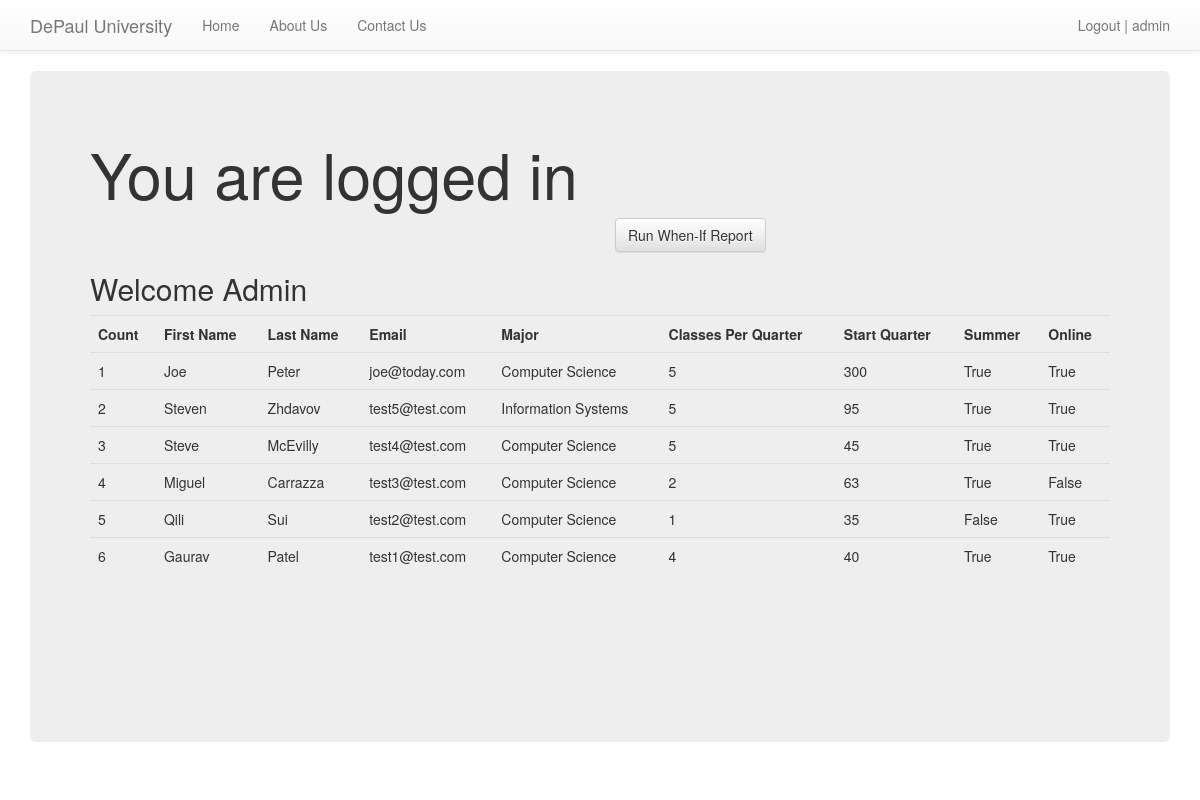
Before: / (signed in) with the older database file.
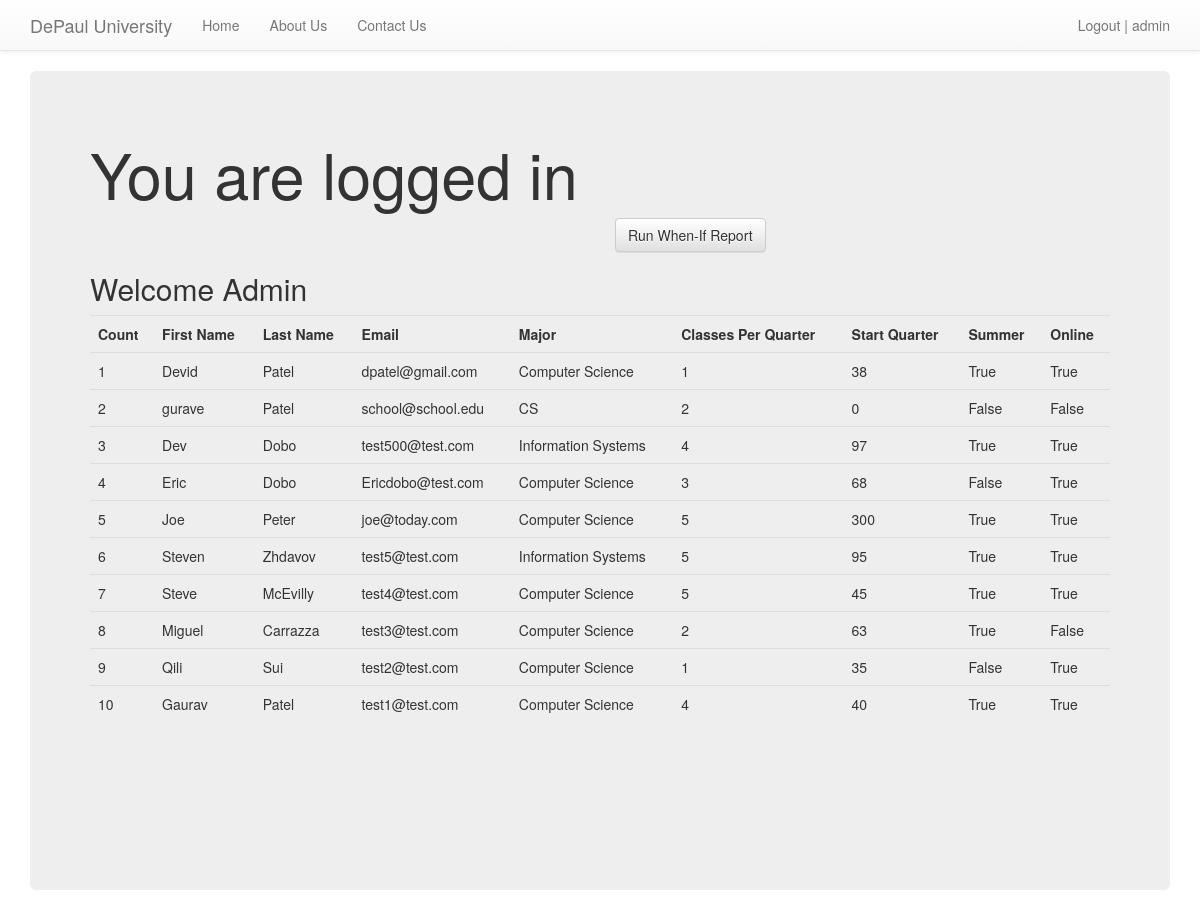
After: the same page with the newer database file.
### MyHome/models.py (models this page shows, shortened)
class SignUp(models.Model):
    email = models.EmailField()
    First_Name = models.CharField(max_length=120, blank=False, null=True)
    Last_Name = models.CharField(max_length=120, blank=False, null=True)
    Classes_Per_Quarter = models.CharField(max_length=120, blank=False, null=True)
    Major = models.CharField(max_length=120, blank=False, null=True)
    summer = models.BooleanField(default=False)
    online = models.BooleanField(default=False)
    timestamp = models.DateTimeField(auto_now_add=True, auto_now=False)
    updated = models.DateTimeField(auto_now_add=False, auto_now=True)
    ClassesPerQuarter = (('1', '1'), ('2', '2'), ('3', '3'),)
    Classes_Per_Quarter = models.CharField(max_length=120, choices=ClassesPerQuarter)
    MyMajor = (('Computer Science (Standard Concentration)', 'Computer Science (Standard Concentration)'),
               ('Information Systems (Business Analysis/Systems Analysis)', 'Information Systems (Business Analysis/Systems Analysis)'),
               ('Information Systems (Business Intelligence Concentration)', 'Information Systems (Business Intelligence Concentration)'),
               ('Information Systems (Database Administration Concentration)', 'Information Systems (Database Administration Concentration)'),
               ('Information Systems (IT Enterprise Management Concentration)', 'Information Systems (IT Enterprise Management Concentration)'),
               ('Information Systems (Standard Concentration)', 'Information Systems (Standard Concentration)'),)
    Major = models.CharField(max_length=120, choices=MyMajor)
    StartQuarter = (('Fall', 'Fall'), ('Winter', 'Winter'), ('Spring', 'Spring'),)
    Current_Credits = models.CharField(max_length=120, choices=StartQuarter)

### MyHome/views.py (the view, shortened to what this page needs)
# urls.py: url(r'^$', home, name='home'),
def home(request):
    title = 'Sign Up Now'
    form = SignUpForm(request.POST or None)
    context = {
        "title": title,
        "form": form
    }
    if request.user.is_authenticated() and request.user.is_staff:
        queryset = SignUp.objects.all().order_by('-timestamp')
        context = {
            "queryset": queryset
        }
    return render(request, "home.html", context)

### templates/home.html (shortened to what this page needs)
{% extends "base.html" %}
{% load crispy_forms_tags %}
{% block jumbotron %}
<div class="jumbotron">
{% endblock %}
{% block content %}
{% if request.user.is_authenticated %}
<h1>You are logged in</h1>
<div class='row'>
    <div class='col-sm-5 col-sm-offset-6'>
<form method='POST' action=''>{% csrf_token %}
    <input class='btn btn-default' type='Submit' value='Run When-If Report'/>
</form>
    </div>
</div>
    {% if queryset %}
    <h2>Welcome Admin</h2>
    <table class='table'>
        <tr>
            <th>Count</th>
            <th>First Name</th>
            <th>Last Name</th>
            <th>Email</th>
            <th>Major</th>
            <th>Classes Per Quarter</th>
            <th>Start Quarter</th>
            <th>Summer</th>
            <th>Online</th>
        </tr>
    {% for instance in queryset %}
        <tr><td>{{ forloop.counter }}</td>
            <td>{{ instance.First_Name }} </td>
            <td>{{ instance.Last_Name }} </td>
            <td>{{ instance.email }} </td>
            <td>{{ instance.Major }}</td>
            <td>{{ instance.Classes_Per_Quarter }} </td>
            <td>{{ instance.Current_Credits }}</td>
            <td>{{ instance.summer }} </td>
            <td>{{ instance.online }} </td>
        </tr>
    {% endfor %}
    </table>
    {% endif %}
{% endif %}
<div class = "row">
<br><br><br><br><br>
</div>
{% endblock %}

### templates/base.html (shortened to what this page needs)
<!DOCTYPE html>
<html lang="en">
  <head>
      {% include 'head_css.html' %}
  </head>
  <body>
  {% include 'navbar.html' %}
    <div class="container">
        {% block jumbotron %}
        {% endblock %}
        {% block content %}
        {% endblock %}
    </div>
  </body>
</html>

### templates/head_css.html (shortened to what this page needs)
<link rel="stylesheet" href="https://maxcdn.bootstrapcdn.com/bootstrap/3.3.7/css/bootstrap.min.css">
<link rel="stylesheet" href="https://maxcdn.bootstrapcdn.com/bootstrap/3.3.7/css/bootstrap-theme.min.css">

### templates/navbar.html (shortened to what this page needs)
    <nav class="navbar navbar-default navbar-static-top">
      <div class="container">
        <div class="navbar-header">
          <a class="navbar-brand" href="{% url 'home' %}">DePaul University</a>
        </div>
        <div id="navbar" class="navbar-collapse collapse">
          <ul class="nav navbar-nav">
            <li><a href="{% url 'home' %}">Home</a></li>
            <li><a href="{% url 'about' %}">About Us</a></li>
            <li><a href="{% url 'contact' %}">Contact Us</a></li>
          </ul>
          <ul class="nav navbar-nav navbar-right">
            {% if request.user.is_authenticated %}
            <li><a href="{% url 'auth_logout' %}">Logout | {{ request.user }}</a></li>
            {% else %}
            <li><a href="{% url 'registration_register' %}">Register</a></li>{% endif %}
          </ul>
        </div>
      </div>
    </nav>

Changed rows visible on the page:
added SignUp: First_Name "Devid", Last_Name "Patel", email "dpatel@gmail.com", Major "Computer Science", Classes_Per_Quarter "1", Current_Credits "38", summer "True", online "True"
added SignUp: First_Name "gurave", Last_Name "Patel", email "school@school.edu", Major "CS", Classes_Per_Quarter "2", Current_Credits "0", summer "False", online "False"
added SignUp: First_Name "Dev", Last_Name "Dobo", email "test500@test.com", Major "Information Systems", Classes_Per_Quarter "4", Current_Credits "97", summer "True", online "True"
added SignUp: First_Name "Eric", Last_Name "Dobo", email "Ericdobo@test.com", Major "Computer Science", Classes_Per_Quarter "3", Current_Credits "68", summer "False", online "True"
